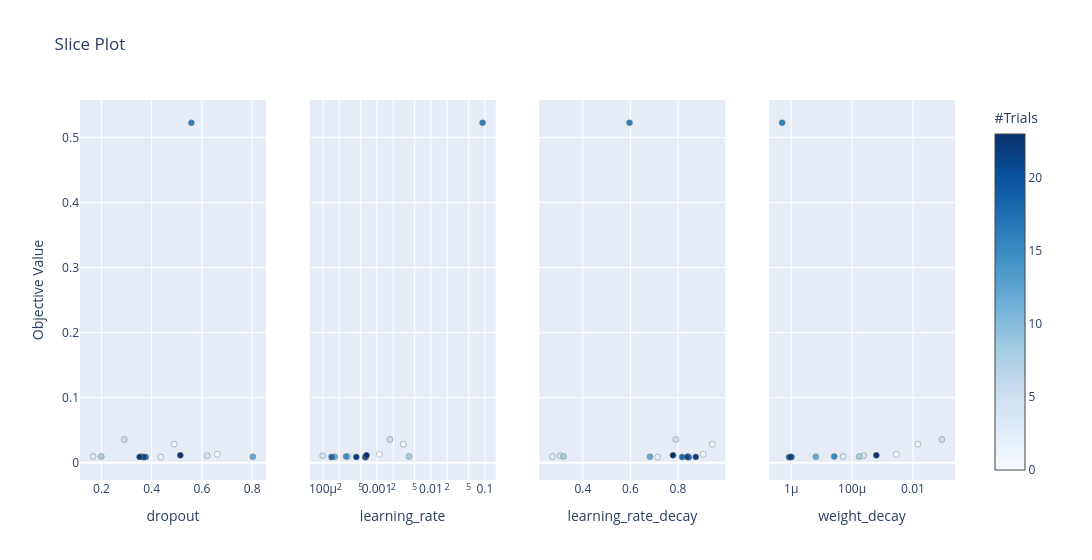

The cell this chart's notebook holds for it:
### Code cell
optuna.visualization.plot_slice(study)

### Figure 1 — Plotly figure (JSON) as saved in the notebook; plotly's stock layout.template omitted (floating-point values rounded to 4 significant figures)
{"data": [{"marker": {"color": [0, 1, 2, 3, 4, 5, 8, 12, 15, 16, 18, 19, 21, 22, 23], "colorbar": {"title": {"text": "#Trials"}, "x": 1, "xpad": 40}, "colorscale": [[0, "rgb(247,251,255)"], [0.125, "rgb(222,235,247)"], [0.25, "rgb(198,219,239)"], [0.375, "rgb(158,202,225)"], [0.5, "rgb(107,174,214)"], [0.625, "rgb(66,146,198)"], [0.75, "rgb(33,113,181)"], [0.875, "rgb(8,81,156)"], [1, "rgb(8,48,107)"]], "line": {"color": "Grey", "width": 0.5}, "showscale": true}, "mode": "markers", "showlegend": false, "type": "scatter", "x": [0.6609, 0.4895, 0.4365, 0.1667, 0.6211, 0.2908, 0.1995, 0.803, 0.3592, 0.5582, 0.3761, 0.3681, 0.3692, 0.3518, 0.5141], "xaxis": "x", "y": [0.01291, 0.02836, 0.008659, 0.009465, 0.0107, 0.03561, 0.009573, 0.009045, 0.009567, 0.5226, 0.008848, 0.008364, 0.008657, 0.00892, 0.01134], "yaxis": "y"}, {"marker": {"color": [0, 1, 2, 3, 4, 5, 8, 12, 15, 16, 18, 19, 21, 22, 23], "colorbar": {"title": {"text": "#Trials"}, "x": 1, "xpad": 40}, "colorscale": [[0, "rgb(247,251,255)"], [0.125, "rgb(222,235,247)"], [0.25, "rgb(198,219,239)"], [0.375, "rgb(158,202,225)"], [0.5, "rgb(107,174,214)"], [0.625, "rgb(66,146,198)"], [0.75, "rgb(33,113,181)"], [0.875, "rgb(8,81,156)"], [1, "rgb(8,48,107)"]], "line": {"color": "Grey", "width": 0.5}, "showscale": false}, "mode": "markers", "showlegend": false, "type": "scatter", "x": [0.001107, 0.003069, 0.0001417, 0.0002873, 9.89e-05, 0.001742, 0.003928, 0.0001637, 0.0002689, 0.09053, 0.0001454, 0.0006096, 0.0006149, 0.0004137, 0.0006407], "xaxis": "x2", "y": [0.01291, 0.02836, 0.008659, 0.009465, 0.0107, 0.03561, 0.009573, 0.009045, 0.009567, 0.5226, 0.008848, 0.008364, 0.008657, 0.00892, 0.01134], "yaxis": "y2"}, {"marker": {"color": [0, 1, 2, 3, 4, 5, 8, 12, 15, 16, 18, 19, 21, 22, 23], "colorbar": {"title": {"text": "#Trials"}, "x": 1, "xpad": 40}, "colorscale": [[0, "rgb(247,251,255)"], [0.125, "rgb(222,235,247)"], [0.25, "rgb(198,219,239)"], [0.375, "rgb(158,202,225)"], [0.5, "rgb(107,174,214)"], [0.625, "rgb(66,146,198)"], [0.75, "rgb(33,113,181)"], [0.875, "rgb(8,81,156)"], [1, "rgb(8,48,107)"]], "line": {"color": "Grey", "width": 0.5}, "showscale": false}, "mode": "markers", "showlegend": false, "type": "scatter", "x": [0.9054, 0.9441, 0.7136, 0.272, 0.3047, 0.791, 0.3187, 0.6821, 0.8412, 0.5962, 0.8176, 0.845, 0.8393, 0.8749, 0.7788], "xaxis": "x3", "y": [0.01291, 0.02836, 0.008659, 0.009465, 0.0107, 0.03561, 0.009573, 0.009045, 0.009567, 0.5226, 0.008848, 0.008364, 0.008657, 0.00892, 0.01134], "yaxis": "y3"}, {"marker": {"color": [0, 1, 2, 3, 4, 5, 8, 12, 15, 16, 18, 19, 21, 22, 23], "colorbar": {"title": {"text": "#Trials"}, "x": 1, "xpad": 40}, "colorscale": [[0, "rgb(247,251,255)"], [0.125, "rgb(222,235,247)"], [0.25, "rgb(198,219,239)"], [0.375, "rgb(158,202,225)"], [0.5, "rgb(107,174,214)"], [0.625, "rgb(66,146,198)"], [0.75, "rgb(33,113,181)"], [0.875, "rgb(8,81,156)"], [1, "rgb(8,48,107)"]], "line": {"color": "Grey", "width": 0.5}, "showscale": false}, "mode": "markers", "showlegend": false, "type": "scatter", "x": [0.00282, 0.01436, 8.97e-07, 5.083e-05, 0.0002381, 0.08935, 0.0001704, 6.419e-06, 2.587e-05, 5.015e-07, 1.022e-06, 8.477e-07, 9.785e-07, 9.513e-07, 0.0006229], "xaxis": "x4", "y": [0.01291, 0.02836, 0.008659, 0.009465, 0.0107, 0.03561, 0.009573, 0.009045, 0.009567, 0.5226, 0.008848, 0.008364, 0.008657, 0.00892, 0.01134], "yaxis": "y4"}], "layout": {"title": {"text": "Slice Plot"}, "width": 1200, "xaxis": {"anchor": "y", "domain": [0, 0.2125], "title": {"text": "dropout"}}, "xaxis2": {"anchor": "y2", "domain": [0.2625, 0.475], "title": {"text": "learning_rate"}, "type": "log"}, "xaxis3": {"anchor": "y3", "domain": [0.525, 0.7375], "title": {"text": "learning_rate_decay"}}, "xaxis4": {"anchor": "y4", "domain": [0.7875, 1], "title": {"text": "weight_decay"}, "type": "log"}, "yaxis": {"anchor": "x", "domain": [0, 1], "title": {"text": "Objective Value"}}, "yaxis2": {"anchor": "x2", "domain": [0, 1], "matches": "y", "showticklabels": false}, "yaxis3": {"anchor": "x3", "domain": [0, 1], "matches": "y", "showticklabels": false}, "yaxis4": {"anchor": "x4", "domain": [0, 1], "matches": "y", "showticklabels": false}}}
